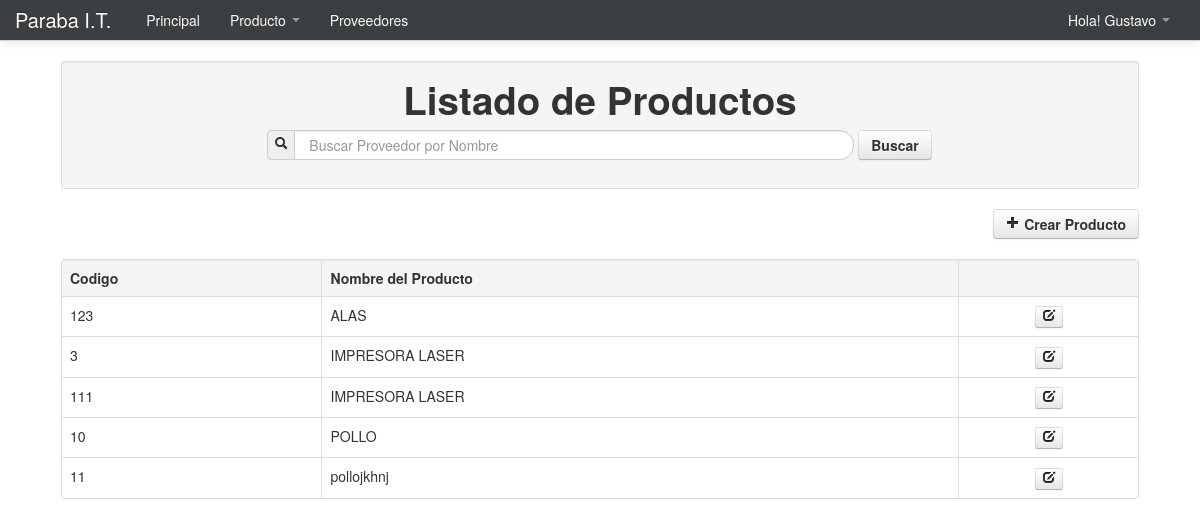
The page /Modulos/Producto/listado_producto.php (signed in) on the database its author committed.
### tables this page shows
CREATE TABLE IF NOT EXISTS `producto` (
  `codigo` varchar(255) NOT NULL,
  `nombre` varchar(255) NOT NULL,
  `depart` varchar(255) NOT NULL,
  `unidad` varchar(255) NOT NULL,
  `defecto` varchar(255) NOT NULL,
  `ivacompra` varchar(255) NOT NULL,
  `ivaventa` varchar(255) NOT NULL,
  `costo_prov` varchar(255) NOT NULL,
  `ocosto_prov` varchar(255) NOT NULL,
  `a_venta` varchar(250) NOT NULL,
  `b_venta` varchar(255) NOT NULL,
  `c_venta` varchar(255) NOT NULL,
  `d_venta` varchar(255) NOT NULL,
  `a_costo` varchar(255) NOT NULL,
  `b_costo` varchar(255) NOT NULL,
  `c_costo` varchar(255) NOT NULL,
  `d_costo` varchar(255) NOT NULL
);

### Modulos/funciones.php (called while the page is built, shortened)
<?php
	function encrypt($string, $key) {
		$result = ''; $key=$key.'2013';
	   	for($i=0; $i<strlen($string); $i++) {
			  $char = substr($string, $i, 1);
			  $keychar = substr($key, ($i % strlen($key))-1, 1);
			  $char = chr(ord($char)+ord($keychar));
			  $result.=$char;
	   	}
	   	return base64_encode($result);
	}
	function cadenas(){
		return 'YABCDFGJAH';
	}
?>

### Modulos/Producto/listado_producto.php (the view, shortened to what this page needs)
<?php
	include_once "../funciones.php";
?>
<!DOCTYPE html>
<html lang="es">
  <head>
    <link href="../../css/bootstrap.css" rel="stylesheet">
    <link href="../../css/bootstrap-responsive.css" rel="stylesheet">
  </head>
  <body>
    <?php include_once "../../menu/m_producto.php"; ?>
	<div align="center">
    	<table width="90%">
          <tr>
            <td>
            	<table class="table table-bordered">
                  <tr class="well">
                    <td>
                    	<h1 align="center">Listado de Productos</h1>
                        <center>
                      	<form name="form3" method="post" action="" class="form-search">
                        	<div class="input-prepend input-append">
								<span class="add-on"><i class="icon-search"></i></span>
                        		<input type="text" name="buscar" autocomplete="off" class="input-xxlarge search-query"
                                autofocus placeholder="Buscar Proveedor por Nombre">
                            </div>
                            <button type="submit" class="btn" name="buton"><strong>Buscar</strong></button>
                    	</form>
                        </center>
                    </td>
                  </tr>
                </table>
                <div align="right">
                	<a class="btn" href="crear_producto.php" title="Ingresar Nuevo Producto"><i class="icon-plus"></i> <strong>Crear Producto</strong></a>
                </div>
                <br>
                <table class="table table-bordered">
                  <tr class="well">
                    <td><strong>Codigo</strong></td>
                    <td><strong>Nombre del Producto</strong></td>
                    <td></td>
                  </tr>
                  <?php
				  	if(!empty($_POST['buscar'])){
						$buscar=limpiar($_POST['buscar']);
						$pame=mysql_query("SELECT * FROM producto WHERE nombre LIKE '%$buscar%' or codigo='$buscar' ORDER BY nombre");
					}else{
						$pame=mysql_query("SELECT * FROM producto ORDER BY nombre");
					}
					while($row=mysql_fetch_array($pame)){
						$url=cadenas().encrypt($row['codigo'],'URLCODIGO');
				  ?>
                  <tr>
                    <td><?php echo $row['codigo']; ?></td>
                    <td><?php echo $row['nombre']; ?></td>
                    <td>
                    	<center>
                            <a class="btn btn-mini" href="crear_producto.php?codigo=<?php echo $url; ?>" title="Editar">
                                <i class="icon-edit"></i>
                            </a>
                        </center>
                    </td>
                  </tr>
                  <?php } ?>
                </table>
            </td>
          </tr>
        </table>
    </div>
  </body>
</html>

### Modulos/Producto/listado_producto.php (style rules this page uses)
body { padding-top: 60px; padding-bottom: 40px; }

### rows shown on the page
producto: codigo "123", nombre "ALAS"
producto: codigo "3", nombre "IMPRESORA LASER"
producto: codigo "111", nombre "IMPRESORA LASER"
producto: codigo "10", nombre "POLLO"
producto: codigo "11", nombre "pollojkhnj"

### other values the page prints
$_SESSION['user_name'] "Gustavo"
